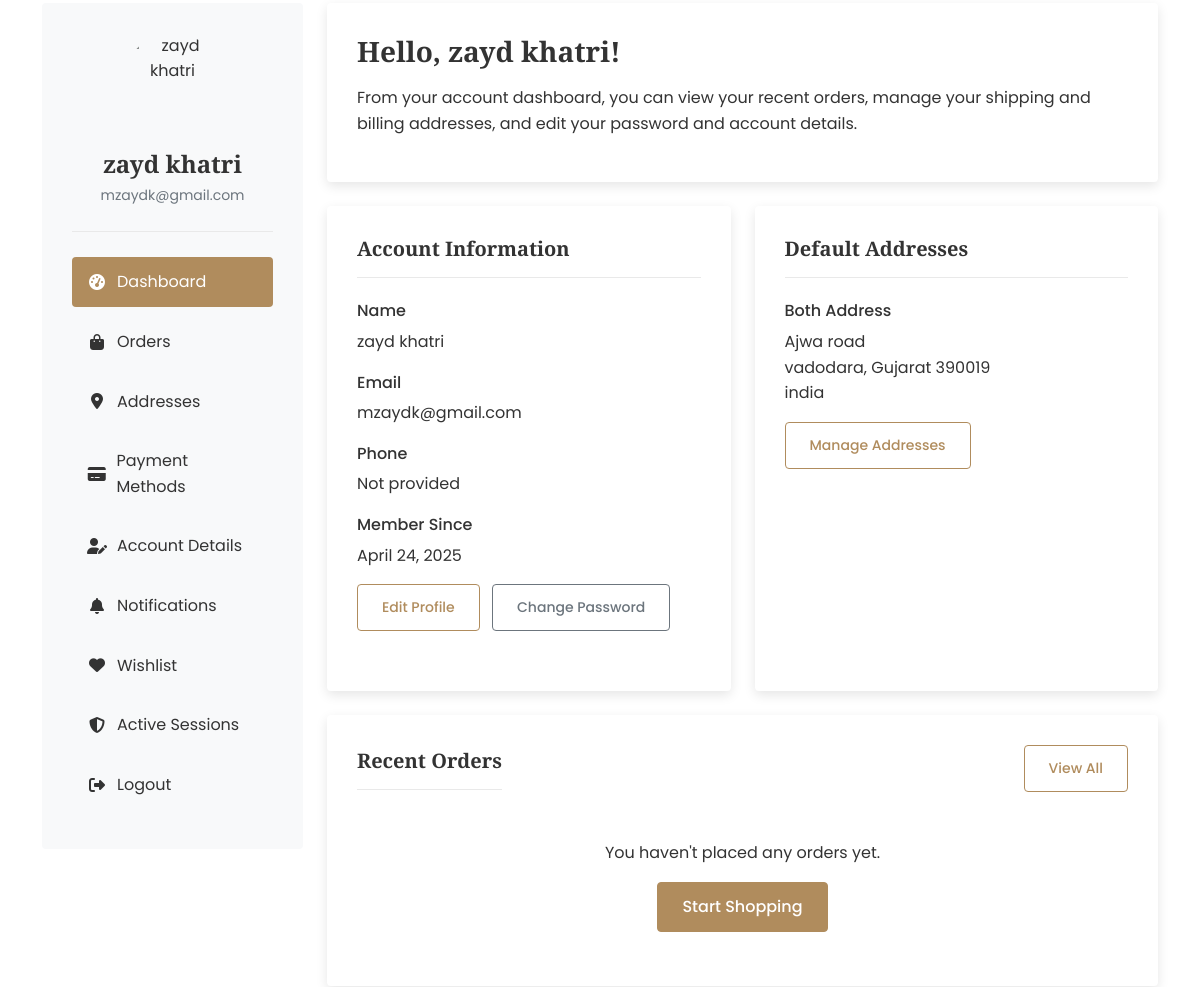
Page /users/dashboard/ (signed in, middle part) on the earlier database version.
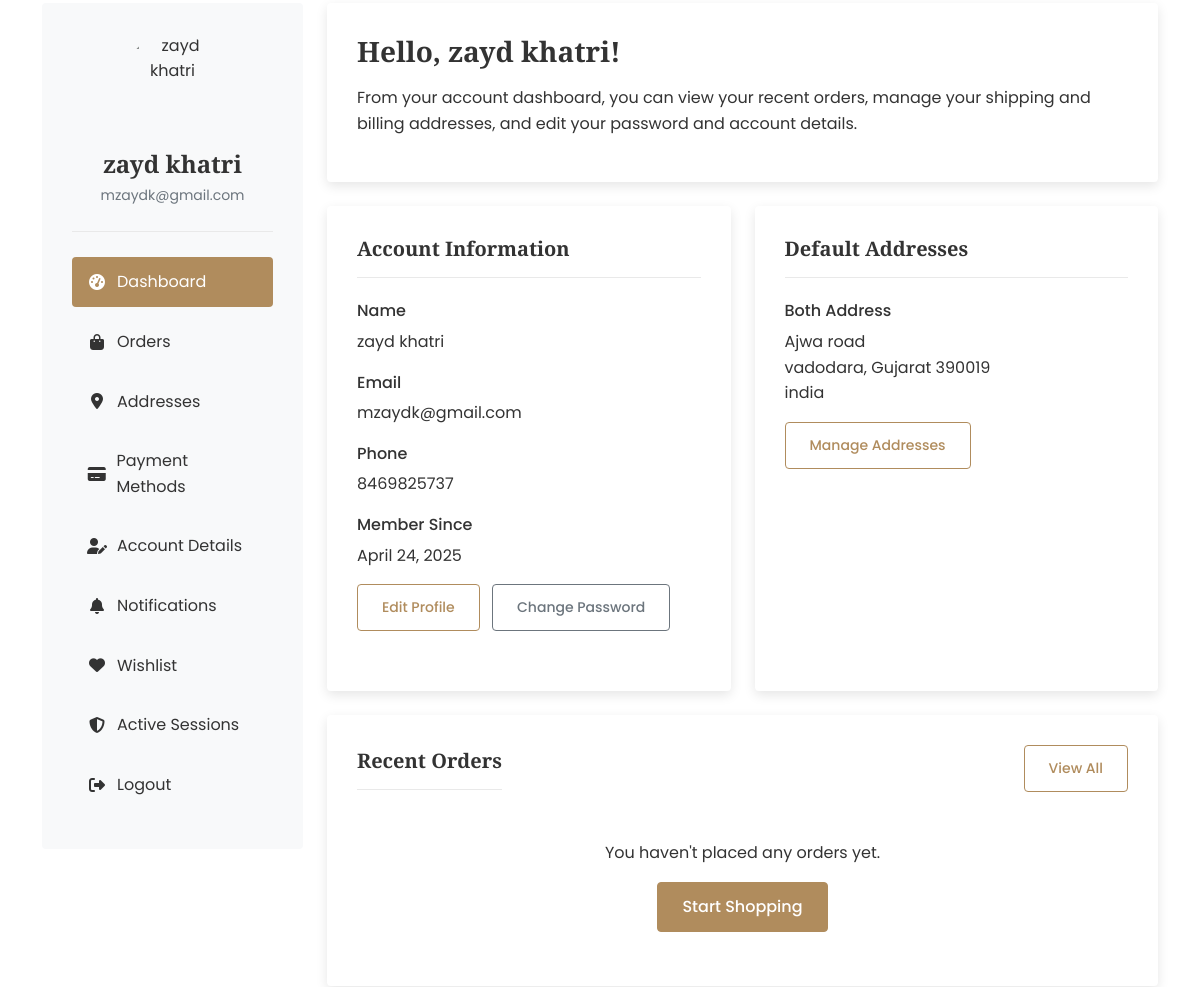
Same page on the later database version.
### users/models.py (models this page shows, shortened)
class User(AbstractBaseUser, PermissionsMixin):
    ROLE_CHOICES = (
        ('ADMIN', 'Admin'),
        ('STAFF', 'Staff'),
        ('CUSTOMER', 'Customer'),
    )
    id = models.UUIDField(primary_key=True, default=uuid.uuid4, editable=False)
    email = models.EmailField(_('email address'), unique=True)
    name = models.CharField(_('full name'), max_length=150)
    phone = models.CharField(_('phone number'), max_length=15, blank=True, null=True)
    role = models.CharField(_('role'), max_length=15, choices=ROLE_CHOICES, default='CUSTOMER')
    is_active = models.BooleanField(default=True)
    is_staff = models.BooleanField(default=False)
    is_email_verified = models.BooleanField(default=False)
    email_verification_token = models.CharField(max_length=100, blank=True, null=True)
    email_verification_expiry = models.DateTimeField(blank=True, null=True)
    password_reset_token = models.CharField(max_length=100, blank=True, null=True)
    password_reset_expiry = models.DateTimeField(blank=True, null=True)
    login_attempts = models.IntegerField(default=0)
    last_login_attempt = models.DateTimeField(blank=True, null=True)
    last_login = models.DateTimeField(blank=True, null=True)
    created_at = models.DateTimeField(auto_now_add=True)
    updated_at = models.DateTimeField(auto_now=True)
    objects = UserManager()
    USERNAME_FIELD = 'email'
    REQUIRED_FIELDS = ['name']
    class Meta:
        verbose_name = _('user')
        verbose_name_plural = _('users')

### users/views.py (the view)
# urls.py: path('dashboard/', views.account_dashboard, name='account_dashboard'),
@login_required
def account_dashboard(request):
    addresses = Address.objects.filter(user=request.user)
    notification_prefs = NotificationPreference.objects.get_or_create(user=request.user)[0]
    recent_orders = Order.objects.filter(user=request.user).order_by('-created_at')[:5]
    for order in recent_orders:
        for item in order.items.all():
            item.product.default_image = item.product.get_default_image()
    try:
        wishlist = Wishlist.objects.get(user=request.user)
        for item in wishlist.items.all():
            item.product.default_image = item.product.get_default_image()
    except Wishlist.DoesNotExist:
        wishlist = None
    return render(request, 'users/dashboard.html', {
        'user': request.user,
        'addresses': addresses,
        'notification_prefs': notification_prefs,
        'recent_orders': recent_orders,
        'wishlist': wishlist
    })

### carts/context_processors.py (called while the page is built, shortened)
def cart(request):
    cart_count = 0
    cart_total = 0
    wishlist_count = 0
    if request.user.is_authenticated:
        try:
            cart = Cart.objects.get(user=request.user)
            cart_count = cart.get_item_count()
            cart_total = cart.get_total_price()
        except Cart.DoesNotExist:
            cart = None
        try:
            wishlist = Wishlist.objects.get(user=request.user)
            wishlist_count = wishlist.get_item_count()
        except Wishlist.DoesNotExist:
            wishlist = None
    return {
        'cart_count': cart_count,
        'cart_total': cart_total,
        'wishlist_count': wishlist_count,
    }

### carts/models.py (called while the page is built)
    def get_total_price(self):
        return sum(item.get_total_price() for item in self.items.all())

    def get_item_count(self):
        return sum(item.quantity for item in self.items.all())

    def get_total_price(self):
        return self.product.get_active_price() * self.quantity

    def get_item_count(self):
        return self.items.count()

### products/models.py (called while the page is built)
    def get_active_price(self):
        return self.sale_price if self.sale_price else self.price

### templates/users/dashboard.html (shortened to what the changed rows need)
{% extends 'base.html' %}
{% load static %}
{% block content %}
<section class="section-padding">
    <div class="container">
        <div class="row">
            <div class="col-lg-3">
                <div class="account-sidebar">
                    <div class="account-user">
                        <div class="account-avatar">
                            <img src="{{ STATIC_URL }}images/user-placeholder.jpg" alt="{{ user.name }}">
                        </div>
                        <h4 class="account-username">{{ user.name }}</h4>
                        <div class="account-email">{{ user.email }}</div>
                    </div>
                </div>
            </div>
            <div class="col-lg-9">
                <div class="account-card mb-4">
                    <h3 class="mb-3">Hello, {{ user.name }}!</h3>
                    <p>From your account dashboard, you can view your recent orders, manage your shipping and billing addresses, and edit your password and account details.</p>
                </div>
                <div class="row">
                    <div class="col-md-6 mb-4">
                        <div class="account-card h-100">
                            <div class="account-info-item">
                                <div class="account-info-label">Name</div>
                                <div>{{ user.name }}</div>
                            </div>
                            <div class="account-info-item">
                                <div class="account-info-label">Email</div>
                                <div>{{ user.email }}</div>
                            </div>
                            <div class="account-info-item">
                                <div class="account-info-label">Phone</div>
                                <div>{{ user.phone|default:"Not provided" }}</div>
                            </div>
                            <div class="account-info-item">
                                <div class="account-info-label">Member Since</div>
                                <div>{{ user.created_at|date:"F d, Y" }}</div>
                            </div>
                        </div>
                    </div>
                </div>
            </div>
        </div>
    </div>
</section>
{% endblock %}

Differences in the rows shown:
changed User "zayd khatri": phone "Not provided" → "8469825737"
